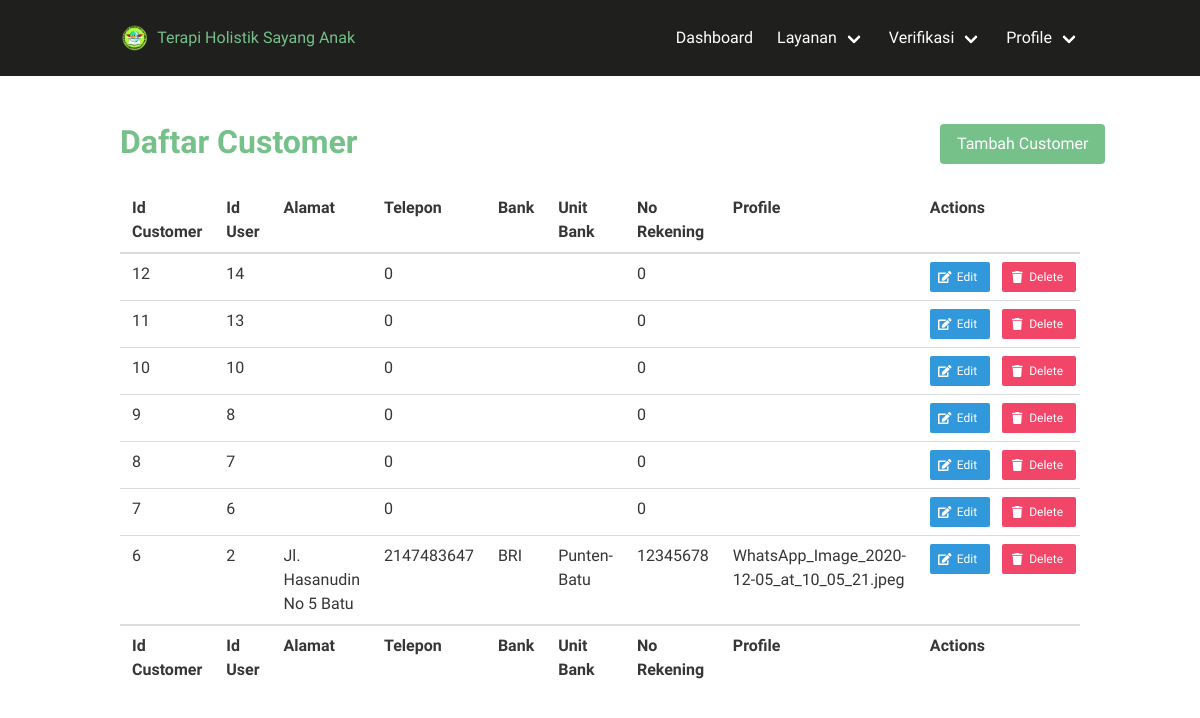
/index.php/customer (signed in), run on the app's committed database.
### tables this page shows
CREATE TABLE `customer` (
  `id_customer` int(11) NOT NULL AUTO_INCREMENT,
  `id_user` int(11) NOT NULL,
  `alamat` varchar(50) NOT NULL,
  `telepon` int(11) NOT NULL,
  `bank` varchar(30) NOT NULL,
  `unit_bank` varchar(30) NOT NULL,
  `no_rekening` int(11) NOT NULL,
  `profile` varchar(50) NOT NULL,
  PRIMARY KEY (`id_customer`),
  KEY `IdUser3` (`id_user`),
  CONSTRAINT `IdUser3` FOREIGN KEY (`id_user`) REFERENCES `user` (`id_user`)
);

### application/controllers/Customer.php (called while the page is built, shortened)
<?php
class Customer extends CI_Controller
{
    function __construct()
    {
        $this->load->model('Customer_model');
        $this->load->library('upload');
    }
    function index()
    {
        $data['nama']       = $_SESSION['nama'];
        $data['hak_akses']  = $_SESSION['hak_akses'];
        $data['id_user']    = $_SESSION['id_user'];
        $data['email']      = $_SESSION['email'];
        $data['customer'] = $this->Customer_model->get_all_customer();
        $data['_view'] = 'customer/index';
        $this->load->view('templates/pure/header');
        $this->load->view('layouts/bulma-dashboard/main', $data);
        $this->load->view('templates/pure/footer');
    }
}

### index.php (called while the page is built, shortened)
<?php
require_once BASEPATH.'core/CodeIgniter.php';

### application/models/Customer_model.php (called while the page is built, shortened)
<?php
class Customer_model extends CI_Model
{
    function get_all_customer()
    {
        $this->db->order_by('id_customer', 'desc');
        return $this->db->get('customer')->result_array();
    }
}

### application/views/customer/index.php (the view)
<div class="columns">
    <div class="column is-10">
        <h1 class="title has-text-success font-family-philosopher">Daftar Customer</h1>
    </div>
    <div class="column">
        <div class="field">
            <a href="<?= site_url('customer/add'); ?>" class="button is-success">Tambah Customer</a>
        </div>
    </div>
</div>
<div class="table-container">
    <table class="table is-fullwidth">
        <thead>
            <tr>
                <th>Id Customer</th>
                <th>Id User</th>
                <th>Alamat</th>
                <th>Telepon</th>
                <th>Bank</th>
                <th>Unit Bank</th>
                <th>No Rekening</th>
                <th>Profile</th>
                <th>Actions</th>
            </tr>
        </thead>
        <tfoot>
            <tr>
                <th>Id Customer</th>
                <th>Id User</th>
                <th>Alamat</th>
                <th>Telepon</th>
                <th>Bank</th>
                <th>Unit Bank</th>
                <th>No Rekening</th>
                <th>Profile</th>
                <th>Actions</th>
            </tr>
        </tfoot>
        <tbody>
            <?php foreach ($customer as $c) { ?>
                <tr>
                    <td><?php echo $c['id_customer']; ?></td>
                    <td><?php echo $c['id_user']; ?></td>
                    <td><?php echo $c['alamat']; ?></td>
                    <td><?php echo $c['telepon']; ?></td>
                    <td><?php echo $c['bank']; ?></td>
                    <td><?php echo $c['unit_bank']; ?></td>
                    <td><?php echo $c['no_rekening']; ?></td>
                    <td><?php echo $c['profile']; ?></td>
                    <td>
                        <div class="field is-grouped">
                            <p class="control">
                                <a href="<?php echo site_url('customer/edit/' . $c['id_customer']); ?>" class="button is-small is-info">
                                    <span class="icon">
                                        <i class="fas fa-edit"></i>
                                    </span>
                                    <span>
                                        Edit
                                    </span>
                                </a>
                            </p>
                            <p class="control">
                                <a href="<?php echo site_url('customer/remove/' . $c['id_customer']); ?>" class="button is-small is-danger">
                                    <span class="icon">
                                        <i class="fa fa-trash"></i>
                                    </span>
                                    <span>
                                        Delete
                                    </span>
                                </a>
                            </p>
                        </div>
                    </td>
                </tr>
            <?php } ?>
        </tbody>
    </table>
</div>

### application/views/layouts/bulma-dashboard/main.php (shortened to what this page needs)
<nav class="navbar is-black py-3" role="navigation" aria-label="main dropdown navigation">
    <div class="container">
        <div class="navbar-brand">
            <a class="navbar-item" href="<?= base_url('Dashboard'); ?>">
                <img src="<?= base_url('assets/img/logo.png'); ?>" /> &nbsp;&nbsp;
                <span class="font-family-philosopher has-text-success">
                    Terapi Holistik Sayang Anak
                </span>
            </a>
        </div>
        <div id="navbar" class="navbar-menu">
            <?php
            if ($hak_akses == "Admin") {
                $sql = "SELECT * FROM admin WHERE id_user=$id_user";
                $query = $this->db->query($sql);
                if ($query->num_rows() > 0) {
                    foreach ($query->result() as $row) {
            ?>
                        <div class="navbar-end">
                            <a class="navbar-item" href="<?php echo site_url('dashboard'); ?>">Dashboard</a>
                            <div class="navbar-item has-dropdown is-hoverable">
                                <a class="navbar-link">Layanan</a>
                            </div>
                            <div class="navbar-item has-dropdown is-hoverable">
                                <a class="navbar-link">Verifikasi</a>
                            </div>
                            <div class="navbar-item has-dropdown is-hoverable">
                                <a class="navbar-link">Profile</a>
                            </div>
                        </div>
                    <?php }
                }
            } ?>
        </div>
    </div>
</nav>
<section class="section">
    <div class="container">
        <?php
        if (isset($_view) && $_view)
            $this->load->view($_view);
        ?>
    </div>
</section>

### data on the page
customer: id_customer "12", id_user "14", telepon "0", no_rekening "0"
customer: id_customer "11", id_user "13", telepon "0", no_rekening "0"
customer: id_customer "10", id_user "10", telepon "0", no_rekening "0"
customer: id_customer "9", id_user "8", telepon "0", no_rekening "0"
customer: id_customer "8", id_user "7", telepon "0", no_rekening "0"
customer: id_customer "7", id_user "6", telepon "0", no_rekening "0"
customer: id_customer "6", id_user "2", alamat "Jl. Hasanudin No 5 Batu", telepon "2147483647", bank "BRI", unit_bank "Punten-Batu", no_rekening "12345678", profile "WhatsApp_Image_2020-12-05_at_10_05_21.jpeg"
